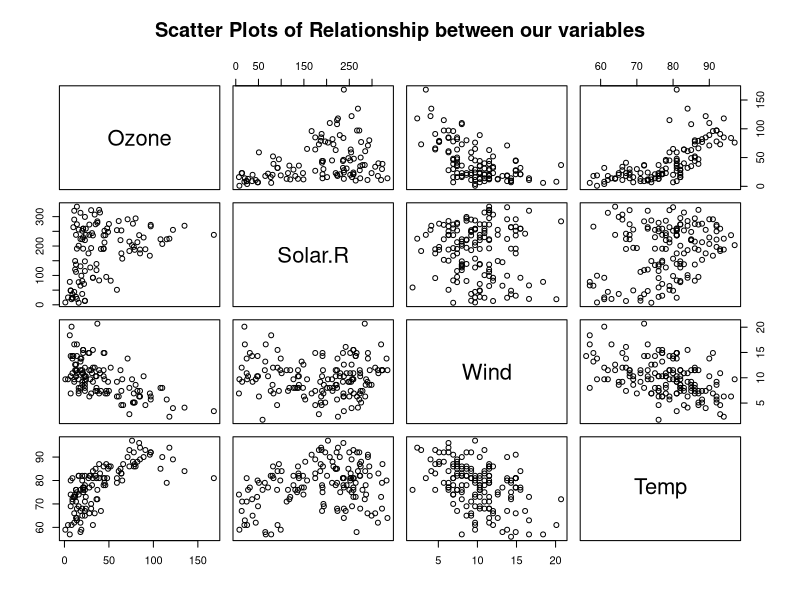
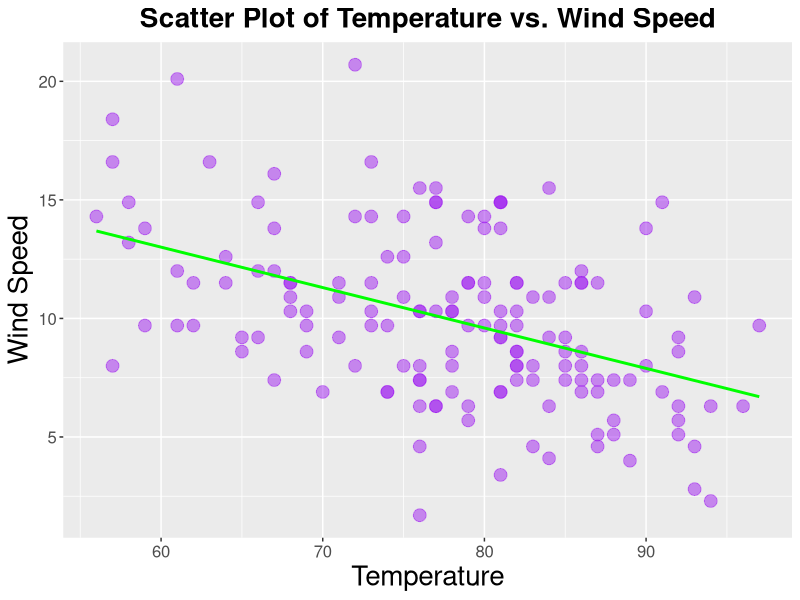

Write the R code that produced these figures, in order.
## ---- chunk 1
#| label: summary-airquality
#| echo: false
summary(airquality) # create summary statistics
## ---- chunk 2
#| label: Relationships between Ozone, Solar, Wind and Temp
#| echo: false
#| fig-cap: "Air Quality data"
#| fig-cap-location: bottom
#| fig-width: 12
#| fig-height: 14
plot(airquality[1:4], main = "Scatter Plots of Relationship between our variables") # produce generic scatter plots for all variables
## ---- chunk 3
#| label: Relationship between Temperature and Wind
#| echo: false
#| message: false
#| warning: false
#| fig-cap: "Wind and Temperature Relationship Analysis"
#| fig-cap-location: bottom
#| fig-width: 10
#| fig-height: 8
library(ggplot2) # load ggplot for graph creation
ggplot(airquality, aes(x = Temp, y = Wind)) + # create plot on our 2 airquality variables
  geom_point(color = "purple", size = 4, alpha = 0.5) + # create scatter plot with amended point formatting
  geom_smooth(method = "lm", se = FALSE, color = "green") + # add linear regression line
  labs(                                                 # add labels
    title = "Scatter Plot of Temperature vs. Wind Speed", # Create title label
    x = "Temperature",    # create x axis label
    y = "Wind Speed" # create y axis label
  ) + 
  theme(  # create theme
    plot.title = element_text(hjust = 0.5, size = 20, face = "bold"),   # adjust title features
    axis.title = element_text(size = 20), # adjust axis title features
    axis.text = element_text(size = 12) # adjust axis text features
  )

